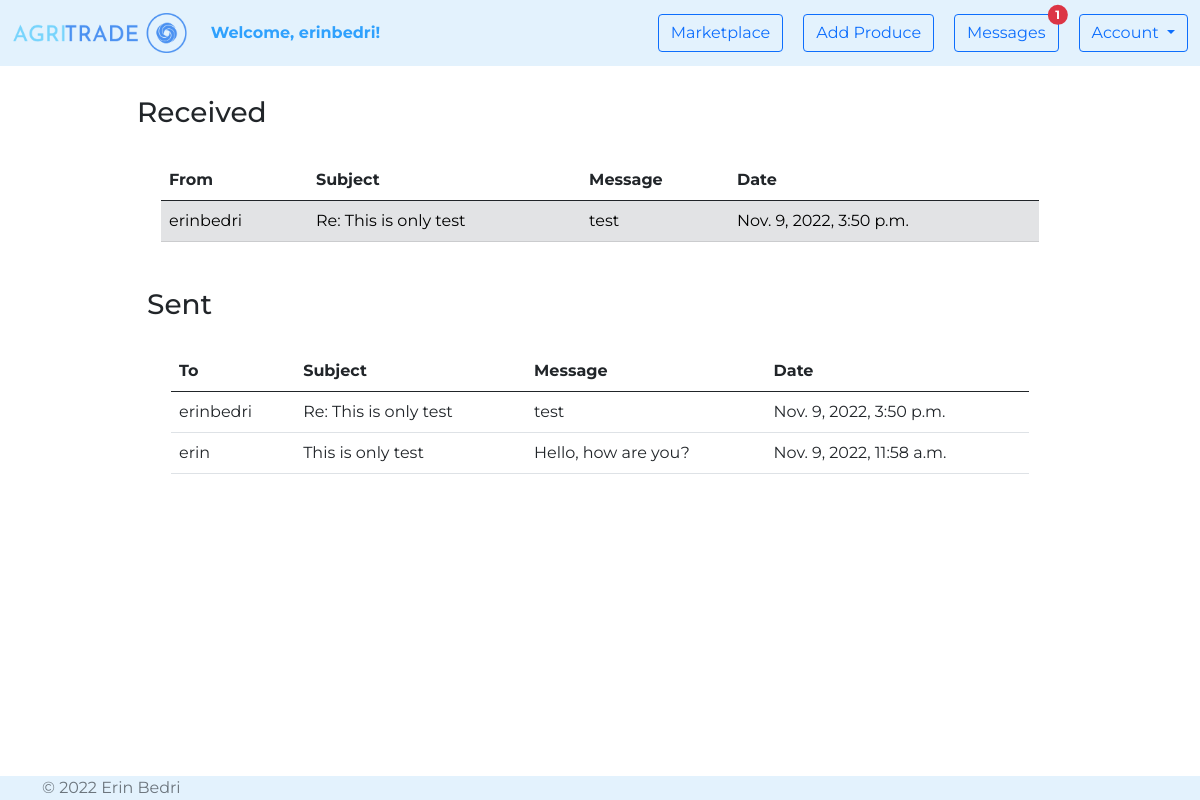
Before: /messages/ (signed in) with the older database file.
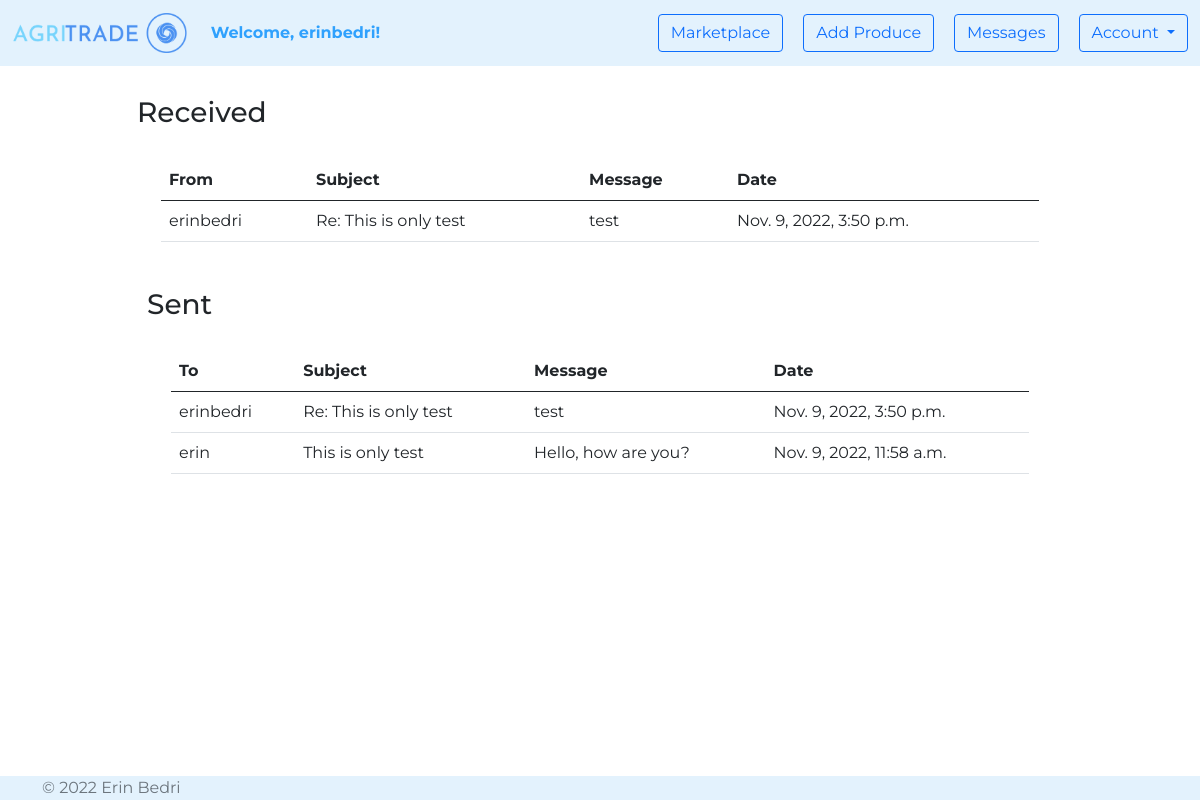
After: the same page with the newer database file.
### agri_trade/user_messages/models.py (models this page shows)
class Message(models.Model):
    SUBJECT_MAX_LEN = 50
    BODY_MAX_LEN = 1500
    sender = models.ForeignKey(
        UserModel,
        on_delete=CASCADE,
        related_name='sender',
    )
    receiver = models.ForeignKey(
        UserModel,
        on_delete=CASCADE,
        related_name='receiver',
    )
    subject = models.CharField(
        max_length=SUBJECT_MAX_LEN,
    )
    body = models.TextField(
        max_length=BODY_MAX_LEN,
    )
    created_at = models.DateTimeField(
        auto_now_add=True,
    )
    is_read = models.BooleanField(
        default=False,
    )

### agri_trade/user_messages/views.py (the view)
# urls.py: path('', views.show_messages, name='messages'),
@login_required
def show_messages(request):
    messages_inbox = Message.objects\
        .filter(receiver=request.user)\
        .order_by('-created_at')
    messages_outbox = Message.objects\
        .filter(sender=request.user)\
        .order_by('-created_at')
    context = {
        'messages_inbox': messages_inbox,
        'messages_outbox': messages_outbox,
    }
    return render(request, 'user_messages/messages.html', context)

### agri_trade/user_messages/templates/user_messages/messages.html
{% extends 'web/base.html' %}
{% block content %}
    <div class="container" style="margin-top: 30px; margin-bottom: 50px">
        <div class="row justify-content-md-center">
            <div class="col-md-10">
                <h3>Received</h3>
                <div class="container">
                    <table class="table table-hover" style="margin-top: 30px">
                        <thead>
                        <tr>
                            <th scope="col">From</th>
                            <th scope="col">Subject</th>
                            <th scope="col">Message</th>
                            <th scope="col">Date</th>
                        </tr>
                        </thead>
                        <tbody>
                        {% for message in messages_inbox %}
                            <tr onclick="window.location='{% url 'user_messages:message' message.id %}';"
                                    {% if not message.is_read %} class="table-secondary" {% endif %}>
                                <td>{{ message.sender }}</td>
                                <td>{{ message.subject }}</td>
                                <td>{{ message.body|truncatechars:125 }}</td>
                                <td>{{ message.created_at }}</td>
                            </tr>
                        {% empty %}
                            <p>You have not received any messages yet.</p>
                        {% endfor %}
                        </tbody>
                    </table>
                </div>
            </div>
        </div>
        <div class="container" style="margin-top: 30px; margin-bottom: 50px">
            <div class="row justify-content-md-center">
                <div class="col-md-10">
                    <h3>Sent</h3>
                    <div class="container">
                        <table class="table table-hover" style="margin-top: 30px">
                            <thead>
                            <tr>
                                <th scope="col">To</th>
                                <th scope="col">Subject</th>
                                <th scope="col">Message</th>
                                <th scope="col">Date</th>
                            </tr>
                            </thead>
                            <tbody>
                            {% for message in messages_outbox %}
                                <tr onclick="window.location='{% url 'user_messages:message' message.id %}';">
                                    <td>{{ message.receiver }}</td>
                                    <td>{{ message.subject }}</td>
                                    <td>{{ message.body|truncatechars:125 }}</td>
                                    <td>{{ message.created_at }}</td>
                                </tr>
                            {% empty %}
                                <p>You have not sent any messages yet.</p>
                            {% endfor %}
                            </tbody>
                        </table>
                    </div>
                </div>
            </div>
        </div>
    </div>
{% endblock %}

### agri_trade/web/templates/web/base.html (shortened to what this page needs)
{% load static %}
<!doctype html>
<html lang="en">
<head>
    <link rel="stylesheet" href="{% static 'css/style.css' %}">
    <link href="https://cdn.jsdelivr.net/npm/bootstrap@5.0.2/dist/css/bootstrap.min.css" rel="stylesheet"
>
</head>
<body class="d-flex flex-column min-vh-100">
    {% include 'web/navigation.html' %}
    {% block content %}{% endblock %}
    {% include 'web/footer.html' %}
</body>
</html>

### agri_trade/web/templates/web/navigation.html (shortened to what this page needs)
{% load static %}
<nav class="navbar navbar-expand-lg navbar-light" style="background-color: #e3f2fd;">
    <div class="container-fluid">
        <a class="navbar-brand" href="{% url 'web:homepage' %}">
            <img src="{% static 'img/logo.png' %}" alt="logo" style="height: 40px">
        </a>
        <ul class="navbar-nav">
            {% if request.user.is_authenticated %}
                <li class="nav-item">
                    <b><a class="nav-link disabled" href="#" style="color: #2fa1fd">Welcome, {{ request.user.username }}!</a></b>
                </li>
            {% endif %}
        </ul>
        <div class="collapse navbar-collapse" id="navbarNavDropdown">
            <ul class="navbar-nav ms-auto">
                {% if request.user.is_authenticated %}
                    <li class="nav-item" style="padding-right: 20px">
                        <a class="btn btn-outline-primary" href="{% url 'marketplace:marketplace' %}">Marketplace</a>
                    </li>
                    <li class="nav-item" style="padding-right: 20px">
                        <a class="btn btn-outline-primary" href="{% url 'marketplace:add product' %}">Add Produce</a>
                    </li>
                    <li class="nav-item" style="padding-right: 20px">
                        <button type="button" class="btn btn-outline-primary position-relative"
                                onclick="location.href = '{% url 'user_messages:messages' %}';">
                            Messages
                            {% if request.unread_messages_count > 0 %}
                                <span class="position-absolute top-0 start-100 translate-middle badge rounded-pill bg-danger">
                                {{ request.unread_messages_count }}
                            </span>
                            {% endif %}
                        </button>
                    </li>
                    <div class="dropdown">
                        <button class="btn btn-outline-primary dropdown-toggle" type="button" id="dropdownMenuButton1"
                                data-bs-toggle="dropdown" aria-expanded="false">
                            Account
                        </button>
                    </div>
                {% endif %}
            </ul>
        </div>
    </div>
</nav>

### agri_trade/web/templates/web/footer.html
<footer class="mt-auto" style="background-color: #e3f2fd;">
    <div class="container">
        <span class="text-muted">© 2022 Erin Bedri</span>
    </div>
</footer>

### static/css/style.css (style rules this page uses)
body { font-family: 'Montserrat', sans-serif !important; }

Changed rows visible on the page:
changed Message "Re: This is only test": is_read False → True (drawn)
Other visible differences:
{{ request.unread_messages_count }}: "1" → (not shown)
